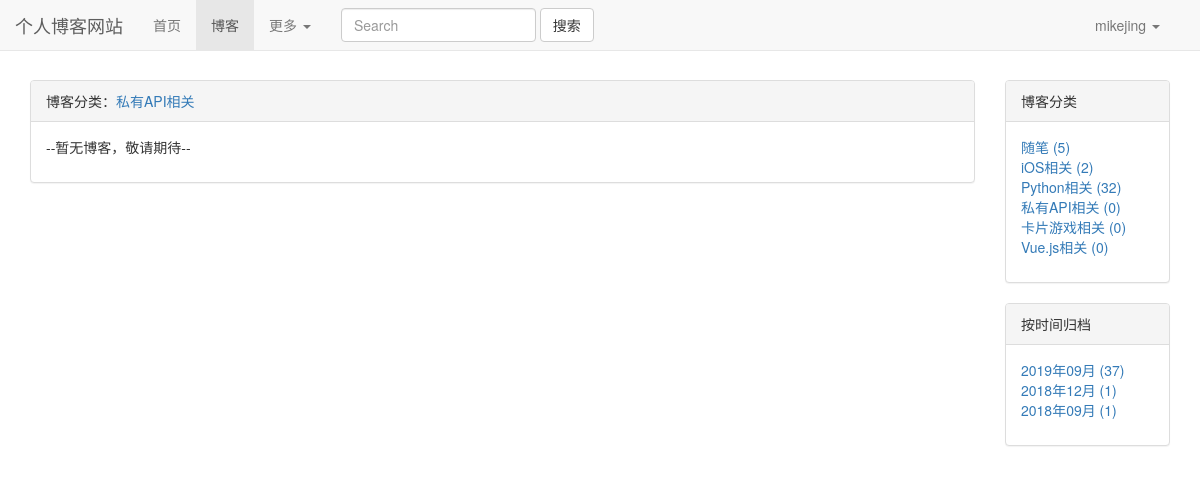
The app's page /blogs/type/4/ (signed in) with its own data.
### blogs/models.py (models this page shows, shortened)
class BlogType(models.Model):
    type_name = models.CharField(max_length=15)

### blogs/views.py (the view)
# urls.py: re_path(r'^type/(\d+)/$', views.blog_types, name='blog_types'),
def blog_types(request, blog_type):
    blogType = get_object_or_404(BlogType, pk=blog_type)
    blogs = Blog.objects.filter(blog_type=blogType)
    context = blog_datas_common(request, blogs)
    context['blog_type'] = blogType
    return render(request, 'blogs/blog_type_list.html', context)

### user/forms.py (shortened to what this page needs)
class LoginForm(forms.Form):
    username = forms.CharField(label='用户名',widget=forms.TextInput(attrs={'class':'form-control','placeholder':'请输入用户名'}))
    password = forms.CharField(label='密码', widget=forms.PasswordInput(attrs={'class':'form-control','placeholder':'请输入密码'}))

### user/context_processors.py (called while the page is built)
def login_modal_form(request):
    return {'login_modal_form': LoginForm()}

### templates/blogs/blog_type_list.html (shortened to what this page needs)
{% extends 'blogs/blog_index.html' %}
{% block blog_title_header %}
    博客分类：<a href="{% url 'blogs_module:blog_types' blog_type.pk %}">{{ blog_type.type_name }}</a>
{% endblock %}

### templates/blogs/blog_index.html (shortened to what this page needs)
{% extends 'base.html' %}
{% load staticfiles %}
{% load comment_tags %}
{% load read_tags %}
{% load like_tags %}
{% block cssstyle %}
    <link rel="stylesheet" href="{% static 'blog_css/blog.css' %}">
{% endblock %}
{% block blog_active %}
    active
{% endblock %}
{% block content %}
    <div class="container">
        <div class="row">
            <div class="col-xs-12 col-sm-8 col-md-9 col-lg-10">
                <div class="panel panel-default">
                    <div class="panel-heading">{% block blog_title_header %}{% endblock %}</div>
                    <div class="panel-body">
                        <ul class="blog_types">
                            {% for blog in page_of_blogs.object_list %}
                                <div class="every_blog">
                                    <h3><a href="{% url 'blogs_module:blog_details' blog.pk %}">{{ blog.title }}</a>
                                    </h3>
                                    <ul class="blog_list_style">
                                        <li>
                                            <span class="glyphicon glyphicon-tags"></span> <a
                                                href="{% url 'blogs_module:blog_types' blog.blog_type.pk %}"> {{ blog.blog_type.type_name }}</a>
                                        </li>
                                        <li><span
                                                class="glyphicon glyphicon-time"></span> {{ blog.create_time|date:"Y-m-d" }}
                                        </li>
                                         <li>
                                             阅读:{% get_total_read_count blog %}
                                        </li>
                                        <li>
                                            评论:{% get_comment_count blog %}
                                        </li>
                                        <li>
                                            点赞:{% get_liked_counts blog %}
                                        </li>
                                    </ul>
                                    <p>{{ blog.content |striptags | truncatechars:130 |safe}}</p>
                                </div>
                            {% empty %}
                                <div class="every_blog">
                                    <p>--暂无博客，敬请期待--</p>
                                </div>
                            {% endfor %}
                        </ul>
                    </div>
                </div>
            </div>
            <div class="hidden-xs col-sm-4 col-md-3 col-lg-2">
                <div class="panel panel-default">
                    <div class="panel-heading">博客分类</div>
                    <div class="panel-body">
                        <ul class="blog_types">
                            {% for type in blogTypes %}
                                <li><a href="{% url 'blogs:blog_types' type.pk %}">{{ type.type_name }} ({{ type.type_count }})</a></li>
                            {% empty %}
                                暂无博客分类
                            {% endfor %}
                        </ul>
                    </div>
                </div>
                <div class="panel panel-default">
                    <div class="panel-heading">按时间归档</div>
                    <div class="panel-body">
                        <ul class="list-unstyled">
                            {% for blogDate,blogDateCount in blogDates.items %}
                                <li><a href="{% url 'blogs_module:blog_dates' blogDate.year blogDate.month %}">{{ blogDate|date:"Y年m月" }} ({{ blogDateCount }})</a></li>
                            {% endfor %}
                        </ul>
                    </div>
                </div>
            </div>
        </div>
    </div>
{% endblock %}

### templates/base.html (shortened to what this page needs)
{% load staticfiles %}
<!DOCTYPE html>
<html lang="zh-CN">
<head>
    <link rel="stylesheet" href="{% static 'bootstrap-3.3-1.7-dist/css/bootstrap.min.css' %}">
    <link rel="stylesheet" href="{% static 'base.css' %}">
    {% block cssstyle %}{% endblock %}
</head>
<body>
<nav class="navbar navbar-default navbar-fixed-top">
    <div class="container-fluid">
        <div class="navbar-header">
            <a class="navbar-brand" href="{% url 'home' %}">个人博客网站</a>
        </div>
        <div class="collapse navbar-collapse" id="bs-example-navbar-collapse-1">
            <ul class="nav navbar-nav">
                <li class="{% block home_active %}{% endblock %}"><a href="{% url 'home' %}">首页</a></li>
                <li class="{% block blog_active %}{% endblock %}"><a href="{% url 'blogs_module:blog_index' %}">博客</a>
                </li>
                <li class="dropdown">
                    <a href="#" class="dropdown-toggle" data-toggle="dropdown" role="button" aria-haspopup="true"
                       aria-expanded="false">更多 <span class="caret"></span></a>
                </li>
            </ul>
            <form class="navbar-form navbar-left">
                <div class="form-group">
                    <input type="text" class="form-control" placeholder="Search">
                </div>
                <button type="submit" class="btn btn-default">搜索</button>
            </form>
            <ul class="nav navbar-nav navbar-right" style="margin-right: 10px">
                {% if not user.is_authenticated %}
                    <li><a href="{% url 'user:login' %}?from={{ request.get_full_path }}">登陆</a></li>
                    <li><a href="{% url 'user:register' %}?from={{ request.get_full_path }}">注册</a></li>
                {% else %}
                    <li class="dropdown">
                    <a href="#" class="dropdown-toggle" data-toggle="dropdown" role="button" aria-haspopup="true"
                       aria-expanded="false">{{ user.username }} <span class="caret"></span></a>
                    </li>
                {% endif %}
            </ul>
        </div>
    </div>
</nav>
{% block content %}
{% endblock %}
</body>
</html>

### static/base.css (style rules this page uses)
body { margin-top: 80px !important; }
* { padding: 0px; margin: 0px; }

### static/blog_css/blog.css (style rules this page uses)
ul.blog_types { list-style-type: none; }

### records on screen
BlogType: type_name "私有API相关", type_count "0"
BlogType: type_name "随笔", type_count "5"
BlogType: type_name "iOS相关", type_count "2"
BlogType: type_name "Python相关", type_count "32"
BlogType: type_name "卡片游戏相关", type_count "0"
BlogType: type_name "Vue.js相关", type_count "0"

### other values on screen
{{ user.username }} "mikejing"
{{ blogDate|date:"Y年m月" }} "2019年09月" "2018年12月" "2018年09月"
{{ blogDateCount }} "37" "1" "1"
